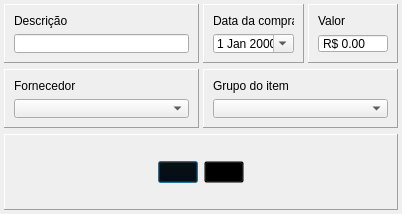
<?xml version="1.0" encoding="UTF-8"?>
<ui version="4.0">
 <class>Dialog</class>
 <widget class="QDialog" name="Dialog">
  <property name="geometry">
   <rect>
    <x>0</x>
    <y>0</y>
    <width>402</width>
    <height>214</height>
   </rect>
  </property>
  <property name="minimumSize">
   <size>
    <width>402</width>
    <height>214</height>
   </size>
  </property>
  <property name="maximumSize">
   <size>
    <width>402</width>
    <height>214</height>
   </size>
  </property>
  <property name="windowTitle">
   <string>Dialog</string>
  </property>
  <layout class="QGridLayout" name="gridLayout">
   <property name="leftMargin">
    <number>4</number>
   </property>
   <property name="topMargin">
    <number>4</number>
   </property>
   <property name="rightMargin">
    <number>4</number>
   </property>
   <property name="bottomMargin">
    <number>4</number>
   </property>
   <property name="horizontalSpacing">
    <number>4</number>
   </property>
   <item row="0" column="0">
    <widget class="QFrame" name="fraDescricao">
     <property name="minimumSize">
      <size>
       <width>195</width>
       <height>59</height>
      </size>
     </property>
     <property name="maximumSize">
      <size>
       <width>195</width>
       <height>59</height>
      </size>
     </property>
     <property name="frameShape">
      <enum>QFrame::Panel</enum>
     </property>
     <property name="frameShadow">
      <enum>QFrame::Raised</enum>
     </property>
     <layout class="QVBoxLayout" name="verticalLayout">
      <item>
       <widget class="QLabel" name="lblDescricao">
        <property name="text">
         <string>Descrição</string>
        </property>
       </widget>
      </item>
      <item>
       <widget class="QLineEdit" name="edtDescricao">
        <property name="required" stdset="0">
         <bool>true</bool>
        </property>
       </widget>
      </item>
     </layout>
    </widget>
   </item>
   <item row="0" column="1">
    <widget class="QFrame" name="fraData">
     <property name="minimumSize">
      <size>
       <width>101</width>
       <height>59</height>
      </size>
     </property>
     <property name="maximumSize">
      <size>
       <width>101</width>
       <height>59</height>
      </size>
     </property>
     <property name="frameShape">
      <enum>QFrame::Panel</enum>
     </property>
     <property name="frameShadow">
      <enum>QFrame::Raised</enum>
     </property>
     <layout class="QVBoxLayout" name="verticalLayout_2">
      <item>
       <widget class="QLabel" name="lblData">
        <property name="text">
         <string>Data da compra</string>
        </property>
       </widget>
      </item>
      <item>
       <widget class="QDateEdit" name="dteData">
        <property name="buttonSymbols">
         <enum>QAbstractSpinBox::NoButtons</enum>
        </property>
        <property name="calendarPopup">
         <bool>true</bool>
        </property>
       </widget>
      </item>
     </layout>
    </widget>
   </item>
   <item row="0" column="2">
    <widget class="QFrame" name="fraValor">
     <property name="minimumSize">
      <size>
       <width>90</width>
       <height>59</height>
      </size>
     </property>
     <property name="maximumSize">
      <size>
       <width>90</width>
       <height>59</height>
      </size>
     </property>
     <property name="frameShape">
      <enum>QFrame::Panel</enum>
     </property>
     <property name="frameShadow">
      <enum>QFrame::Raised</enum>
     </property>
     <layout class="QVBoxLayout" name="verticalLayout_3">
      <item>
       <widget class="QLabel" name="lblValor">
        <property name="text">
         <string>Valor</string>
        </property>
       </widget>
      </item>
      <item>
       <widget class="QDoubleSpinBox" name="dblValor">
        <property name="minimumSize">
         <size>
          <width>0</width>
          <height>0</height>
         </size>
        </property>
        <property name="frame">
         <bool>true</bool>
        </property>
        <property name="buttonSymbols">
         <enum>QAbstractSpinBox::NoButtons</enum>
        </property>
        <property name="showGroupSeparator" stdset="0">
         <bool>true</bool>
        </property>
        <property name="prefix">
         <string>R$ </string>
        </property>
        <property name="decimals">
         <number>2</number>
        </property>
        <property name="maximum">
         <double>999999.989999999990687</double>
        </property>
        <property name="required" stdset="0">
         <bool>true</bool>
        </property>
       </widget>
      </item>
     </layout>
    </widget>
   </item>
   <item row="1" column="0">
    <widget class="QFrame" name="fraFornecedor">
     <property name="minimumSize">
      <size>
       <width>195</width>
       <height>59</height>
      </size>
     </property>
     <property name="maximumSize">
      <size>
       <width>195</width>
       <height>59</height>
      </size>
     </property>
     <property name="frameShape">
      <enum>QFrame::Panel</enum>
     </property>
     <property name="frameShadow">
      <enum>QFrame::Raised</enum>
     </property>
     <layout class="QVBoxLayout" name="verticalLayout_5">
      <item>
       <widget class="QLabel" name="lblFornecedor">
        <property name="minimumSize">
         <size>
          <width>0</width>
          <height>0</height>
         </size>
        </property>
        <property name="maximumSize">
         <size>
          <width>1000</width>
          <height>1000</height>
         </size>
        </property>
        <property name="text">
         <string>Fornecedor</string>
        </property>
       </widget>
      </item>
      <item>
       <widget class="QComboBox" name="cbxFornecedor">
        <property name="minimumSize">
         <size>
          <width>0</width>
          <height>0</height>
         </size>
        </property>
        <property name="maximumSize">
         <size>
          <width>1000</width>
          <height>1000</height>
         </size>
        </property>
       </widget>
      </item>
     </layout>
    </widget>
   </item>
   <item row="2" column="0" colspan="3">
    <widget class="QFrame" name="fraBotoes">
     <property name="minimumSize">
      <size>
       <width>394</width>
       <height>76</height>
      </size>
     </property>
     <property name="maximumSize">
      <size>
       <width>394</width>
       <height>94</height>
      </size>
     </property>
     <property name="frameShape">
      <enum>QFrame::Panel</enum>
     </property>
     <property name="frameShadow">
      <enum>QFrame::Raised</enum>
     </property>
     <layout class="QHBoxLayout" name="horizontalLayout">
      <item>
       <spacer name="horizontalSpacer">
        <property name="orientation">
         <enum>Qt::Horizontal</enum>
        </property>
        <property name="sizeHint" stdset="0">
         <size>
          <width>40</width>
          <height>20</height>
         </size>
        </property>
       </spacer>
      </item>
      <item>
       <widget class="QPushButton" name="btnGravar">
        <property name="sizePolicy">
         <sizepolicy hsizetype="Fixed" vsizetype="Fixed">
          <horstretch>0</horstretch>
          <verstretch>0</verstretch>
         </sizepolicy>
        </property>
        <property name="styleSheet">
         <string notr="true">background:transparent
</string>
        </property>
        <property name="text">
         <string/>
        </property>
        <property name="icon">
         <iconset resource="../icons/48px_.qrc">
          <normaloff>:/icons/2x/save.png</normaloff>:/icons/2x/save.png</iconset>
        </property>
        <property name="iconSize">
         <size>
          <width>48</width>
          <height>48</height>
         </size>
        </property>
       </widget>
      </item>
      <item>
       <widget class="QPushButton" name="btnCancelar">
        <property name="sizePolicy">
         <sizepolicy hsizetype="Fixed" vsizetype="Fixed">
          <horstretch>0</horstretch>
          <verstretch>0</verstretch>
         </sizepolicy>
        </property>
        <property name="styleSheet">
         <string notr="true">background:transparent
</string>
        </property>
        <property name="text">
         <string/>
        </property>
        <property name="icon">
         <iconset resource="../icons/48px_.qrc">
          <normaloff>:/icons/2x/cancel.png</normaloff>:/icons/2x/cancel.png</iconset>
        </property>
        <property name="iconSize">
         <size>
          <width>48</width>
          <height>48</height>
         </size>
        </property>
       </widget>
      </item>
      <item>
       <spacer name="horizontalSpacer_2">
        <property name="orientation">
         <enum>Qt::Horizontal</enum>
        </property>
        <property name="sizeHint" stdset="0">
         <size>
          <width>40</width>
          <height>20</height>
         </size>
        </property>
       </spacer>
      </item>
     </layout>
    </widget>
   </item>
   <item row="1" column="1" colspan="2">
    <widget class="QFrame" name="fraGrupo">
     <property name="minimumSize">
      <size>
       <width>195</width>
       <height>59</height>
      </size>
     </property>
     <property name="maximumSize">
      <size>
       <width>195</width>
       <height>59</height>
      </size>
     </property>
     <property name="frameShape">
      <enum>QFrame::Panel</enum>
     </property>
     <property name="frameShadow">
      <enum>QFrame::Raised</enum>
     </property>
     <layout class="QVBoxLayout" name="verticalLayout_4">
      <property name="leftMargin">
       <number>9</number>
      </property>
      <property name="topMargin">
       <number>9</number>
      </property>
      <property name="rightMargin">
       <number>9</number>
      </property>
      <property name="bottomMargin">
       <number>9</number>
      </property>
      <item>
       <widget class="QLabel" name="lblGrupo">
        <property name="text">
         <string>Grupo do item</string>
        </property>
       </widget>
      </item>
      <item>
       <widget class="QComboBox" name="cbxGrupo"/>
      </item>
     </layout>
    </widget>
   </item>
  </layout>
 </widget>
 <resources>
  <include location="../icons/48px_.qrc"/>
 </resources>
 <connections/>
</ui>
